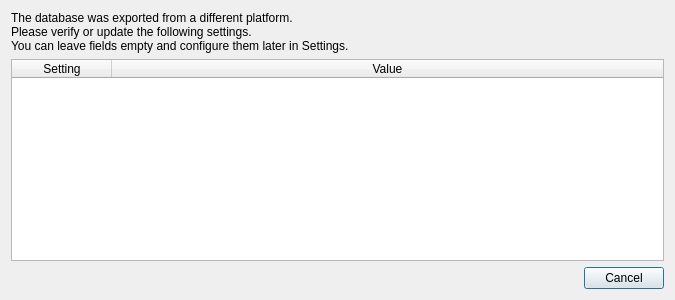
<?xml version="1.0" encoding="UTF-8"?>
<ui version="4.0">
 <class>PlatformSettingsDialog</class>
 <widget class="QDialog" name="PlatformSettingsDialog">
  <property name="geometry">
   <rect>
    <x>0</x>
    <y>0</y>
    <width>675</width>
    <height>300</height>
   </rect>
  </property>
  <property name="windowTitle">
   <string>Platform-specific Settings</string>
  </property>
  <property name="modal">
   <bool>true</bool>
  </property>
  <layout class="QVBoxLayout" name="verticalLayout">
   <item>
    <widget class="QLabel" name="infoLabel">
     <property name="text">
      <string>The database was exported from a different platform.
Please verify or update the following settings.
You can leave fields empty and configure them later in Settings.</string>
     </property>
     <property name="wordWrap">
      <bool>true</bool>
     </property>
    </widget>
   </item>
   <item>
    <widget class="QTableWidget" name="settingsTable">
     <property name="editTriggers">
      <set>QAbstractItemView::NoEditTriggers</set>
     </property>
     <property name="alternatingRowColors">
      <bool>true</bool>
     </property>
     <property name="selectionMode">
      <enum>QAbstractItemView::NoSelection</enum>
     </property>
     <property name="columnCount">
      <number>2</number>
     </property>
     <attribute name="horizontalHeaderStretchLastSection">
      <bool>true</bool>
     </attribute>
     <attribute name="verticalHeaderVisible">
      <bool>false</bool>
     </attribute>
     <column>
      <property name="text">
       <string>Setting</string>
      </property>
     </column>
     <column>
      <property name="text">
       <string>Value</string>
      </property>
     </column>
    </widget>
   </item>
   <item>
    <widget class="QDialogButtonBox" name="buttonBox">
     <property name="orientation">
      <enum>Qt::Horizontal</enum>
     </property>
     <property name="standardButtons">
      <set>QDialogButtonBox::Cancel</set>
     </property>
    </widget>
   </item>
  </layout>
 </widget>
 <resources/>
 <connections>
  <connection>
   <sender>buttonBox</sender>
   <signal>rejected()</signal>
   <receiver>PlatformSettingsDialog</receiver>
   <slot>reject()</slot>
   <hints>
    <hint type="sourcelabel">
     <x>316</x>
     <y>260</y>
    </hint>
    <hint type="destinationlabel">
     <x>286</x>
     <y>274</y>
    </hint>
   </hints>
  </connection>
 </connections>
</ui>
